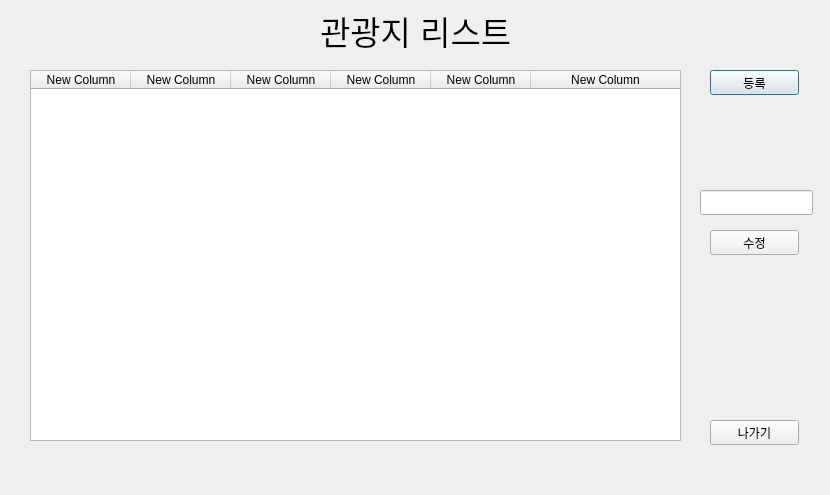
<?xml version="1.0" encoding="UTF-8"?>
<ui version="4.0">
 <class>beach</class>
 <widget class="QDialog" name="beach">
  <property name="geometry">
   <rect>
    <x>0</x>
    <y>0</y>
    <width>830</width>
    <height>495</height>
   </rect>
  </property>
  <property name="windowTitle">
   <string>Dialog</string>
  </property>
  <widget class="QLabel" name="label">
   <property name="geometry">
    <rect>
     <x>320</x>
     <y>0</y>
     <width>291</width>
     <height>61</height>
    </rect>
   </property>
   <property name="font">
    <font>
     <pointsize>25</pointsize>
    </font>
   </property>
   <property name="text">
    <string>관광지 리스트</string>
   </property>
  </widget>
  <widget class="QTableWidget" name="tableWidget">
   <property name="geometry">
    <rect>
     <x>30</x>
     <y>70</y>
     <width>651</width>
     <height>371</height>
    </rect>
   </property>
   <attribute name="horizontalHeaderStretchLastSection">
    <bool>true</bool>
   </attribute>
   <column>
    <property name="text">
     <string>New Column</string>
    </property>
   </column>
   <column>
    <property name="text">
     <string>New Column</string>
    </property>
   </column>
   <column>
    <property name="text">
     <string>New Column</string>
    </property>
   </column>
   <column>
    <property name="text">
     <string>New Column</string>
    </property>
   </column>
   <column>
    <property name="text">
     <string>New Column</string>
    </property>
   </column>
   <column>
    <property name="text">
     <string>New Column</string>
    </property>
   </column>
  </widget>
  <widget class="QPushButton" name="regist_btn">
   <property name="geometry">
    <rect>
     <x>710</x>
     <y>70</y>
     <width>89</width>
     <height>25</height>
    </rect>
   </property>
   <property name="text">
    <string>등록</string>
   </property>
  </widget>
  <widget class="QPushButton" name="fix_btn">
   <property name="geometry">
    <rect>
     <x>710</x>
     <y>230</y>
     <width>89</width>
     <height>25</height>
    </rect>
   </property>
   <property name="text">
    <string>수정</string>
   </property>
  </widget>
  <widget class="QPushButton" name="out_btn">
   <property name="geometry">
    <rect>
     <x>710</x>
     <y>420</y>
     <width>89</width>
     <height>25</height>
    </rect>
   </property>
   <property name="text">
    <string>나가기</string>
   </property>
  </widget>
  <widget class="QLineEdit" name="input">
   <property name="geometry">
    <rect>
     <x>700</x>
     <y>190</y>
     <width>113</width>
     <height>25</height>
    </rect>
   </property>
  </widget>
 </widget>
 <resources/>
 <connections/>
</ui>
